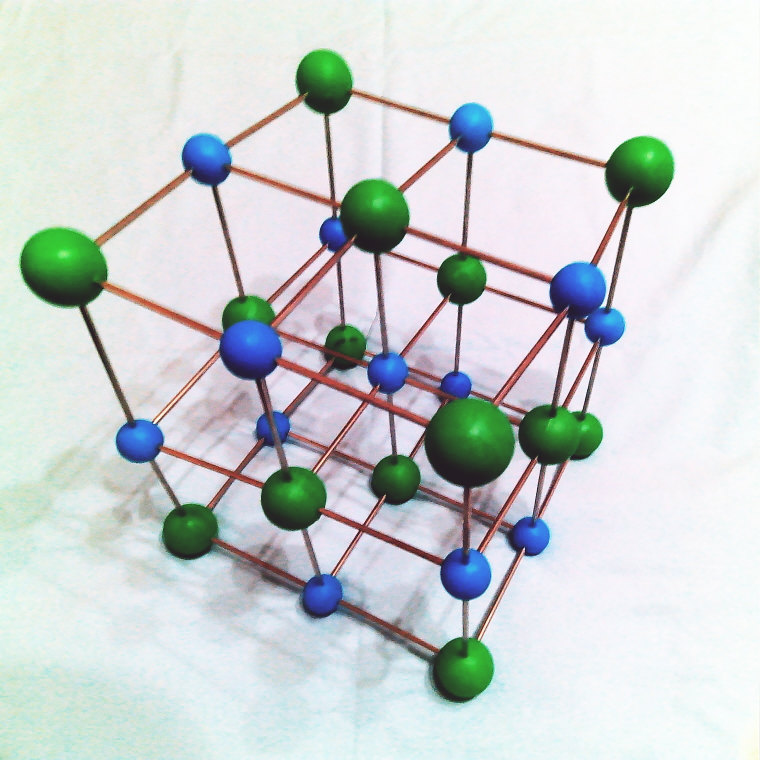
#> input picture Hamster/Week 17/Left3.jpg, 1520 x 1520 px (shown at 1/2 size)
$ python main.py
#> lines starting #> are read from the running program, lines starting #| are printed output that depends on the picture; pictures that were not available may be replaced by others from this repository, and a replacement may not be noted
### Hamster/Week 17/mySURF.py
import cv2

img1 = cv2.imread('Left3.jpg',cv2.IMREAD_GRAYSCALE)
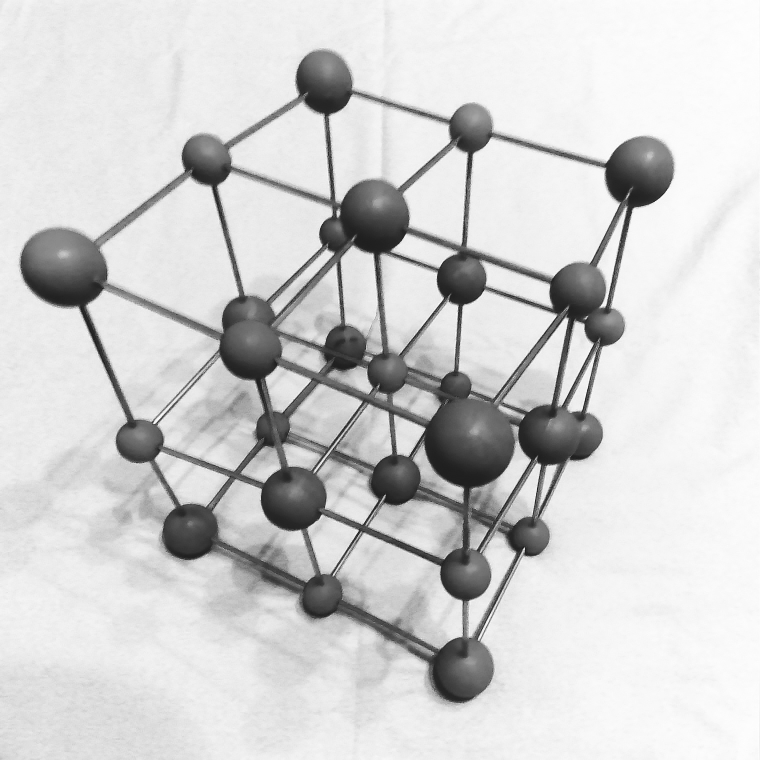
#> img1: shape (1520, 1520) (shown at 1/2 size); min 0, max 255, mean 208.5
img2 = cv2.imread('Right3.jpg',cv2.IMREAD_GRAYSCALE)
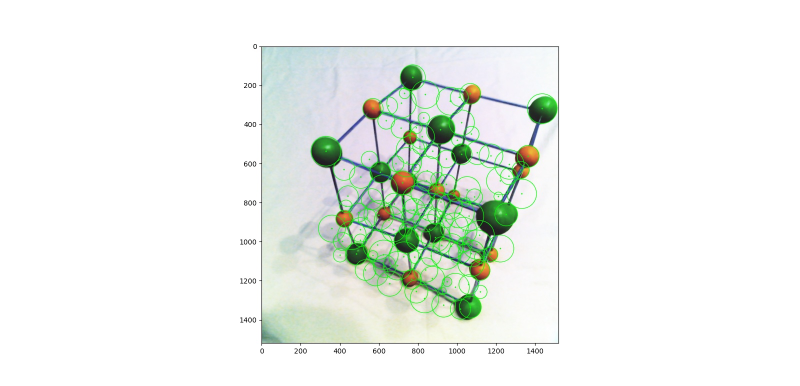
#> input picture Hamster/Week 17/Houghcircle_test_only.jpeg, 1600 x 771 px, given in place of Right3.jpg, which was not available (shown at 1/2 size)
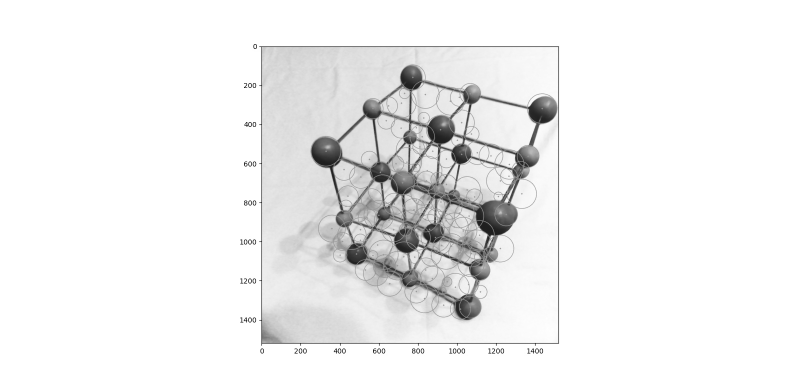
#> img2: shape (771, 1600) (shown at 1/2 size); min 0, max 255, mean 239.6
#create a SURF object
#threshold,feature,otcave,dimension,upright
#> (the run stopped early here; a loop or call above may not have finished)
